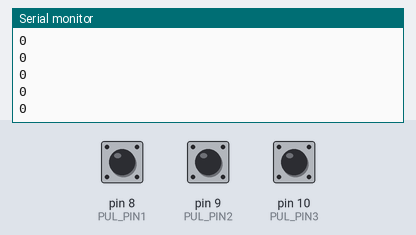
The sketch below on a simulated Arduino Uno, built with avr-gcc and run on an emulated ATmega328P. On the bench: the last lines printed to the serial monitor. The inputs (shaded band) are chosen by the test bench; at power-on: pin 8 (PUL_PIN1) HIGH, pin 9 (PUL_PIN2) HIGH, pin 10 (PUL_PIN3) HIGH.

Above: at 1.2 s.
1.3 s: pin 8 (PUL_PIN1) pulled LOW for 0.15 s
At 1.31 s:
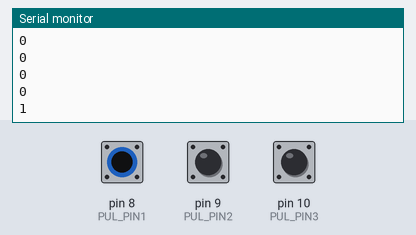
2.9 s: pin 9 (PUL_PIN2) pulled LOW for 0.15 s
At 2.91 s:
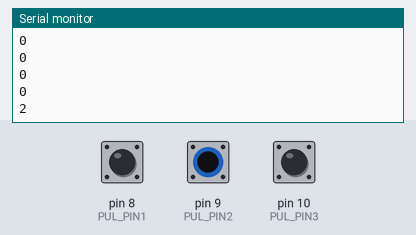
4.5 s: pin 10 (PUL_PIN3) pulled LOW for 0.15 s
At 4.51 s:
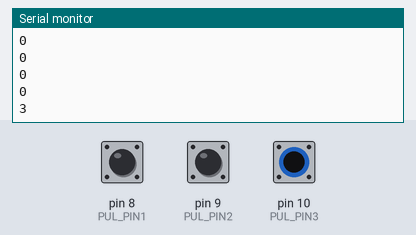
Timing chart, 0 to 7.5 s (numbered marks = the images above; inputs shaded):
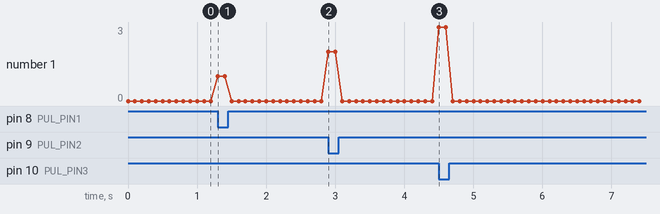

Measured:
- after the input at 1.3 s, the serial monitor: prints a new line at once (image 1)
- after the input at 2.9 s, the serial monitor: prints a new line at once (image 2)
- after the input at 4.5 s, the serial monitor: prints a new line at once (image 3)

The sketch:

BotoneraAudio1.ino
```cpp
#define PUL_PIN1 8
#define PUL_PIN2 9
#define PUL_PIN3 10
int valorPul1, valorPul2, valorPul3;

void setup() {
  Serial.begin(9600);
  pinMode(PUL_PIN1, INPUT_PULLUP);
  pinMode(PUL_PIN2, INPUT_PULLUP);
  pinMode(PUL_PIN3, INPUT_PULLUP);
}

void loop() {
  valorPul1 = digitalRead(PUL_PIN1);
  valorPul2 = digitalRead(PUL_PIN2);
  valorPul3 = digitalRead(PUL_PIN3);

  if (valorPul1 == 0) {
    Serial.println('1');
    delay(100);
  }

  else if (valorPul2 == 0) {
    Serial.println('2');
    delay(100);
  }

  else if (valorPul3 == 0) {
    Serial.println('3');
    delay(100);
  }

  else if (valorPul1 == 1 && valorPul2 == 1 && valorPul3 == 1) {
    Serial.println('0');
    delay(100);
  }
}
```
